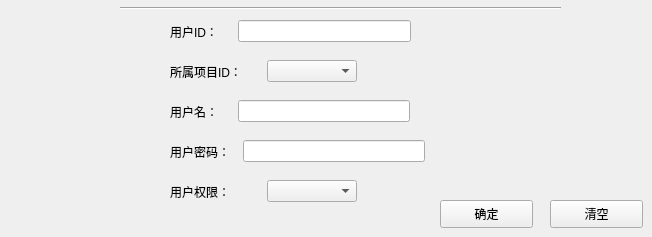
      <widget class="QWidget" name="page_13">
       <widget class="QPushButton" name="Emp_Use_Sure">
        <property name="geometry">
         <rect>
          <x>440</x>
          <y>200</y>
          <width>93</width>
          <height>28</height>
         </rect>
        </property>
        <property name="text">
         <string>确定</string>
        </property>
       </widget>
       <widget class="QPushButton" name="Emp_Use_Clear">
        <property name="geometry">
         <rect>
          <x>550</x>
          <y>200</y>
          <width>93</width>
          <height>28</height>
         </rect>
        </property>
        <property name="text">
         <string>清空</string>
        </property>
       </widget>
       <widget class="QWidget" name="layoutWidget">
        <property name="geometry">
         <rect>
          <x>170</x>
          <y>20</y>
          <width>241</width>
          <height>23</height>
         </rect>
        </property>
        <layout class="QHBoxLayout" name="horizontalLayout_15">
         <item>
          <widget class="QLabel" name="label_13">
           <property name="text">
            <string>用户ID：    </string>
           </property>
          </widget>
         </item>
         <item>
          <widget class="QLineEdit" name="Sa_AddUseID"/>
         </item>
        </layout>
       </widget>
       <widget class="QWidget" name="layoutWidget">
        <property name="geometry">
         <rect>
          <x>170</x>
          <y>60</y>
          <width>187</width>
          <height>23</height>
         </rect>
        </property>
        <layout class="QHBoxLayout" name="horizontalLayout_16">
         <item>
          <widget class="QLabel" name="label_14">
           <property name="text">
            <string>所属项目ID：</string>
           </property>
          </widget>
         </item>
         <item>
          <widget class="QComboBox" name="Sa_AddUse_ProID_ComBox"/>
         </item>
        </layout>
       </widget>
       <widget class="QWidget" name="layoutWidget">
        <property name="geometry">
         <rect>
          <x>170</x>
          <y>100</y>
          <width>240</width>
          <height>23</height>
         </rect>
        </property>
        <layout class="QHBoxLayout" name="horizontalLayout_17">
         <item>
          <widget class="QLabel" name="label_15">
           <property name="text">
            <string>用户名：    </string>
           </property>
          </widget>
         </item>
         <item>
          <widget class="QLineEdit" name="Sa_AddUseName"/>
         </item>
        </layout>
       </widget>
       <widget class="QWidget" name="layoutWidget">
        <property name="geometry">
         <rect>
          <x>170</x>
          <y>140</y>
          <width>255</width>
          <height>23</height>
         </rect>
        </property>
        <layout class="QHBoxLayout" name="horizontalLayout_18">
         <item>
          <widget class="QLabel" name="label_16">
           <property name="text">
            <string>用户密码：  </string>
           </property>
          </widget>
         </item>
         <item>
          <widget class="QLineEdit" name="Sa_AddUsePass"/>
         </item>
        </layout>
       </widget>
       <widget class="QWidget" name="layoutWidget">
        <property name="geometry">
         <rect>
          <x>170</x>
          <y>180</y>
          <width>187</width>
          <height>23</height>
         </rect>
        </property>
        <layout class="QHBoxLayout" name="horizontalLayout_19">
         <item>
          <widget class="QLabel" name="label_17">
           <property name="text">
            <string>用户权限：  </string>
           </property>
          </widget>
         </item>
         <item>
          <widget class="QComboBox" name="Sa_UseQuanxian_ComBox"/>
         </item>
        </layout>
       </widget>
       <widget class="Line" name="line_10">
        <property name="geometry">
         <rect>
          <x>120</x>
          <y>0</y>
          <width>441</width>
          <height>16</height>
         </rect>
        </property>
        <property name="orientation">
         <enum>Qt::Horizontal</enum>
        </property>
       </widget>
      </widget>
